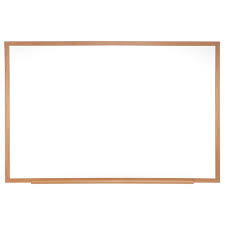
#> input picture part1-openCV/data/whiteboard.jpg, 225 x 225 px
$ python drawing.py
#> lines starting #> are read from the running program, lines starting #| are printed output that depends on the picture
import os

import cv2

img = cv2.imread(os.path.join('.', 'data', 'whiteboard.jpg'))
#> img is the input picture: shape (225, 225, 3); mean B, G, R 244.9, 247.4, 250.6

print(img.shape)
#| (225, 225, 3)

# line
cv2.line(img,(50, 100), (80, 150), (0, 255, 0), 3)

# rectangle
cv2.rectangle(img, (80, 130), (160, 210), (255, 0, 0), -1)

# circle
cv2.circle(img, (150, 100), 50, (0, 0, 255), 2)

cv2.putText(img, 'Whats up!', (50, 80), cv2.FONT_HERSHEY_SIMPLEX, 1,  (255, 0, 150), 3)
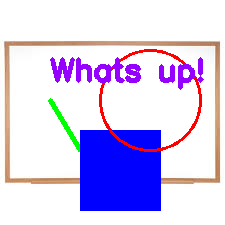
#> img: shape (225, 225, 3); mean B, G, R 240.8, 203.2, 213.8

cv2.imshow('img', img)
cv2.waitKey(0)

$ run again, with part1-openCV/data/birds.jpg copied over part1-openCV/data/whiteboard.jpg
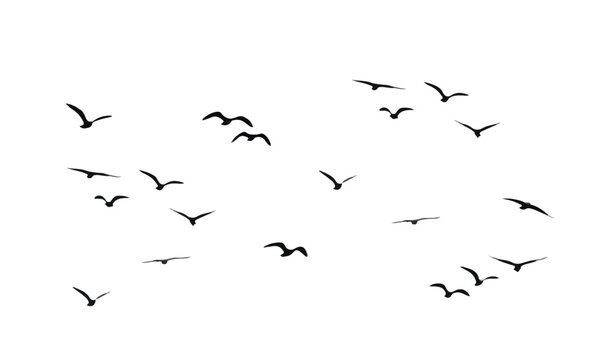
#> input picture part1-openCV/data/birds.jpg, 600 x 360 px
#> img is the input picture: shape (360, 600, 3); mean B, G, R 252, 252, 251.9
#| (360, 600, 3)
#> `cv2.putText(img, 'Whats up!', (50, 80), cv2.FONT_HERSHEY_SIMPLEX, 1,  ..`:
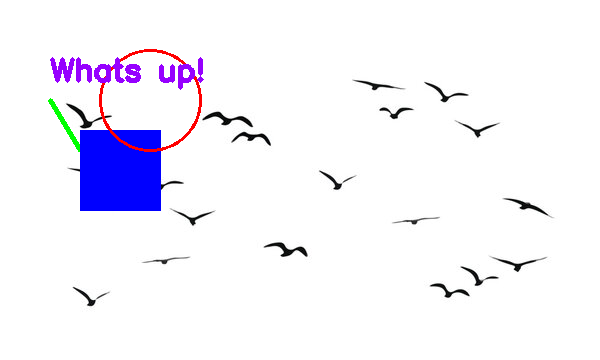
#> img: shape (360, 600, 3); mean B, G, R 251, 241.7, 243.5

$ run again, with part1-openCV/data/handwriting.jpg copied over part1-openCV/data/whiteboard.jpg
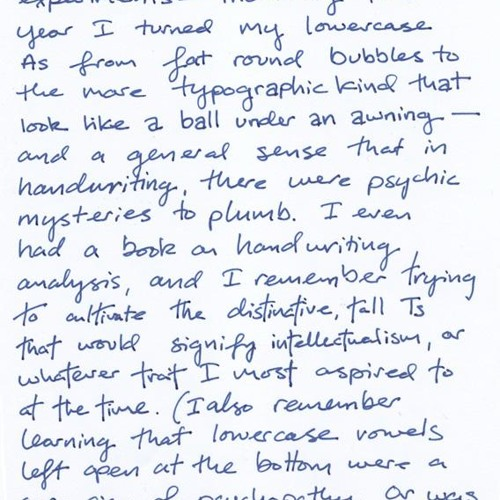
#> input picture part1-openCV/data/handwriting.jpg, 500 x 500 px
#> img is the input picture: shape (500, 500, 3); mean B, G, R 240.4, 233.7, 230.1
#| (500, 500, 3)
#> `cv2.putText(img, 'Whats up!', (50, 80), cv2.FONT_HERSHEY_SIMPLEX, 1,  ..`:
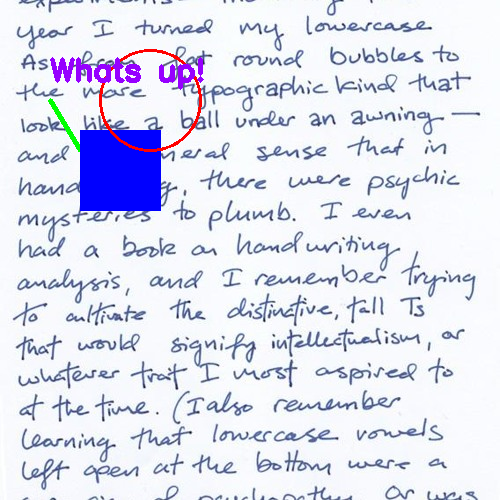
#> img: shape (500, 500, 3); mean B, G, R 239.9, 225.4, 223.5
